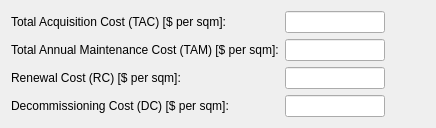
                      <widget class="QWidget" name="page_22">
                       <layout class="QGridLayout" name="gridLayout_8">
                        <item row="3" column="0">
                         <widget class="QLabel" name="biof_rc_lbl">
                          <property name="text">
                           <string>Renewal Cost (RC) [$ per sqm]:</string>
                          </property>
                         </widget>
                        </item>
                        <item row="4" column="1">
                         <widget class="QLineEdit" name="biof_dc_line">
                          <property name="maximumSize">
                           <size>
                            <width>100</width>
                            <height>16777215</height>
                           </size>
                          </property>
                         </widget>
                        </item>
                        <item row="1" column="0">
                         <widget class="QLabel" name="biof_tacdetailed_lbl">
                          <property name="text">
                           <string>Total Acquisition Cost (TAC) [$ per sqm]:</string>
                          </property>
                         </widget>
                        </item>
                        <item row="4" column="0">
                         <widget class="QLabel" name="biof_dc_lbl">
                          <property name="text">
                           <string>Decommissioning Cost (DC) [$ per sqm]:</string>
                          </property>
                         </widget>
                        </item>
                        <item row="2" column="2">
                         <spacer name="horizontalSpacer_19">
                          <property name="orientation">
                           <enum>Qt::Horizontal</enum>
                          </property>
                          <property name="sizeHint" stdset="0">
                           <size>
                            <width>40</width>
                            <height>20</height>
                           </size>
                          </property>
                         </spacer>
                        </item>
                        <item row="3" column="2">
                         <spacer name="horizontalSpacer_20">
                          <property name="orientation">
                           <enum>Qt::Horizontal</enum>
                          </property>
                          <property name="sizeHint" stdset="0">
                           <size>
                            <width>40</width>
                            <height>20</height>
                           </size>
                          </property>
                         </spacer>
                        </item>
                        <item row="2" column="1">
                         <widget class="QLineEdit" name="biof_tam_line">
                          <property name="maximumSize">
                           <size>
                            <width>100</width>
                            <height>16777215</height>
                           </size>
                          </property>
                         </widget>
                        </item>
                        <item row="1" column="1">
                         <widget class="QLineEdit" name="biof_tacdetailed_line">
                          <property name="maximumSize">
                           <size>
                            <width>100</width>
                            <height>16777215</height>
                           </size>
                          </property>
                         </widget>
                        </item>
                        <item row="1" column="2">
                         <spacer name="horizontalSpacer_17">
                          <property name="orientation">
                           <enum>Qt::Horizontal</enum>
                          </property>
                          <property name="sizeHint" stdset="0">
                           <size>
                            <width>40</width>
                            <height>20</height>
                           </size>
                          </property>
                         </spacer>
                        </item>
                        <item row="4" column="2">
                         <spacer name="horizontalSpacer_18">
                          <property name="orientation">
                           <enum>Qt::Horizontal</enum>
                          </property>
                          <property name="sizeHint" stdset="0">
                           <size>
                            <width>40</width>
                            <height>20</height>
                           </size>
                          </property>
                         </spacer>
                        </item>
                        <item row="2" column="0">
                         <widget class="QLabel" name="biof_tam_lbl">
                          <property name="text">
                           <string>Total Annual Maintenance Cost (TAM) [$ per sqm]:</string>
                          </property>
                         </widget>
                        </item>
                        <item row="3" column="1">
                         <widget class="QLineEdit" name="biof_rc_line">
                          <property name="maximumSize">
                           <size>
                            <width>100</width>
                            <height>16777215</height>
                           </size>
                          </property>
                         </widget>
                        </item>
                       </layout>
                      </widget>
